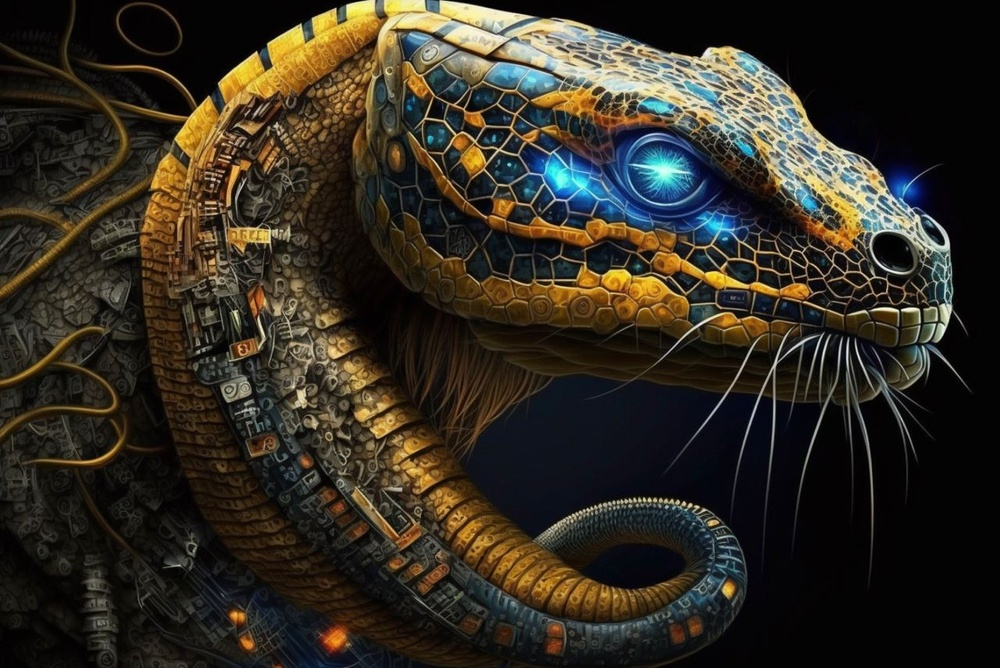
#> input picture chapter03/image1.jpg, 1000 x 668 px, shrunk from 1280 x 855 before the run, found by its file name
$ python secondary_sobel-sobel_combined.py   (older library calls are emulated)
#> lines starting #> are read from the running program, lines starting #| are printed output that depends on the picture
import cv2
import numpy as np

img = cv2.imread("C:/Users/dungv/Projects/Hand_On_Ml_Project_withOpenCV/chapter03/image1.jpg")
#> img is the input picture: shape (668, 1000, 3); mean B, G, R 33.9, 44.1, 49.4
img = cv2.cvtColor(img,cv2.COLOR_BGR2GRAY)
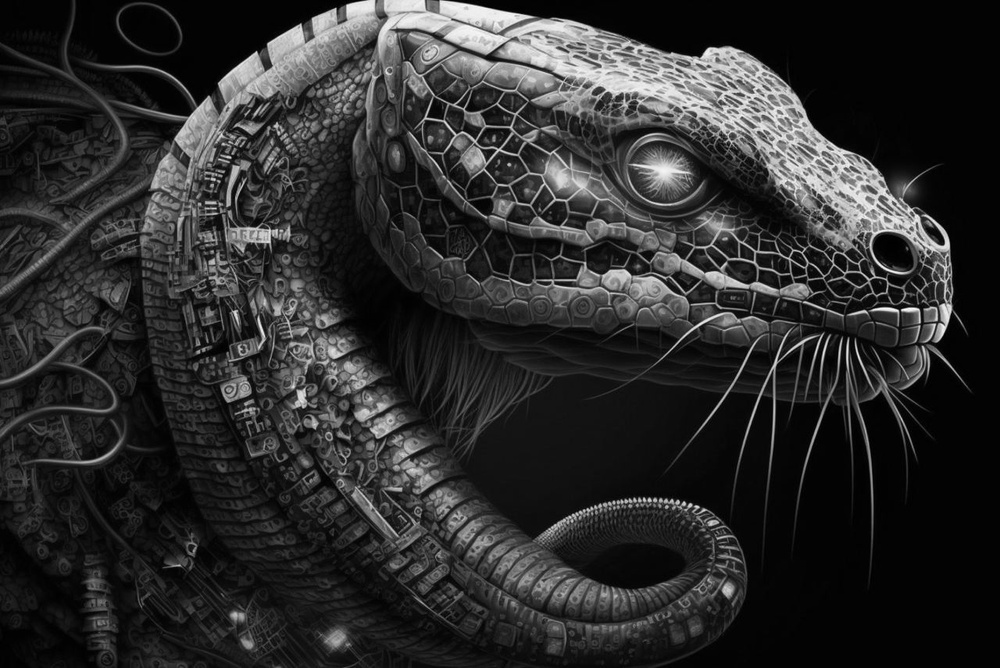
#> img: shape (668, 1000); min 0, max 253, mean 44.5

kernelx = np.array([[-2,0,1],[-1,0,2],[-2,0,1]])
kernely = np.array([[-1,-2,-1],[0,0,0],[1,1,1]])
kernel = np.ones((2, 2) )/ 8
sobel = cv2.filter2D(img,cv2.CV_64F,kernel)
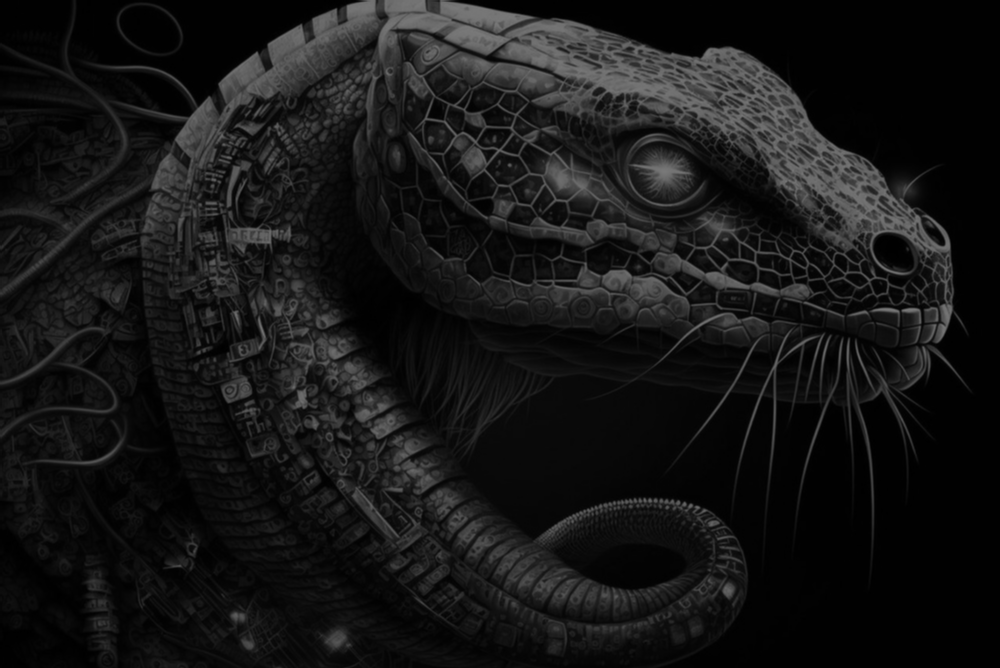
#> sobel: shape (668, 1000) float64; min 0, max 121.8, mean 22.3

sobelx = cv2.filter2D(img,cv2.CV_64F,kernelx)
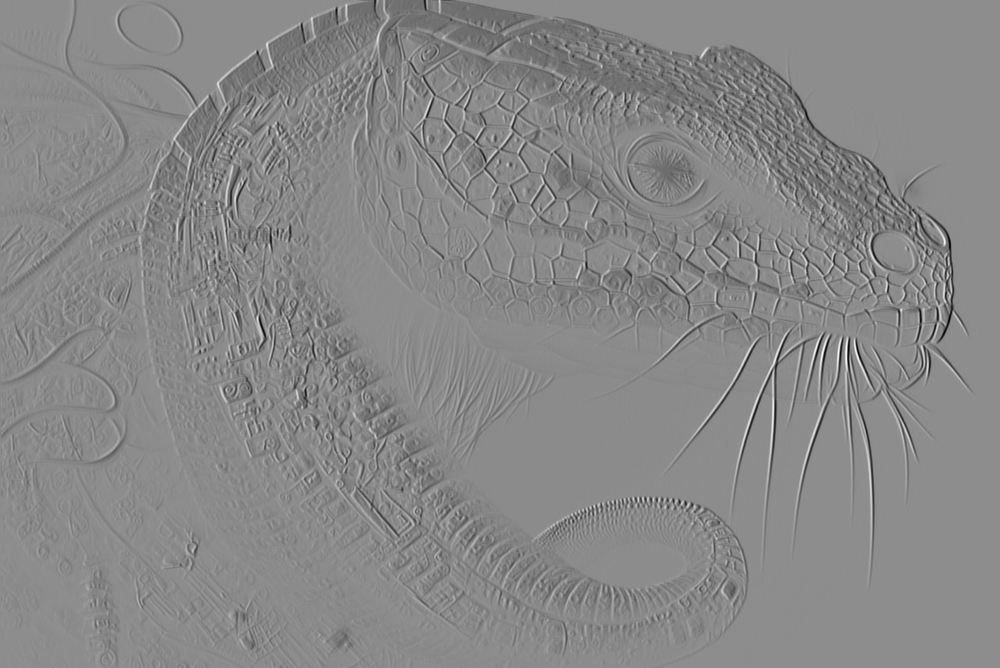
#> sobelx: shape (668, 1000) float64; min -1083, max 865, mean -44.7; drawn with min black and max white

sobely = cv2.filter2D(sobel,cv2.CV_64F,kernely)
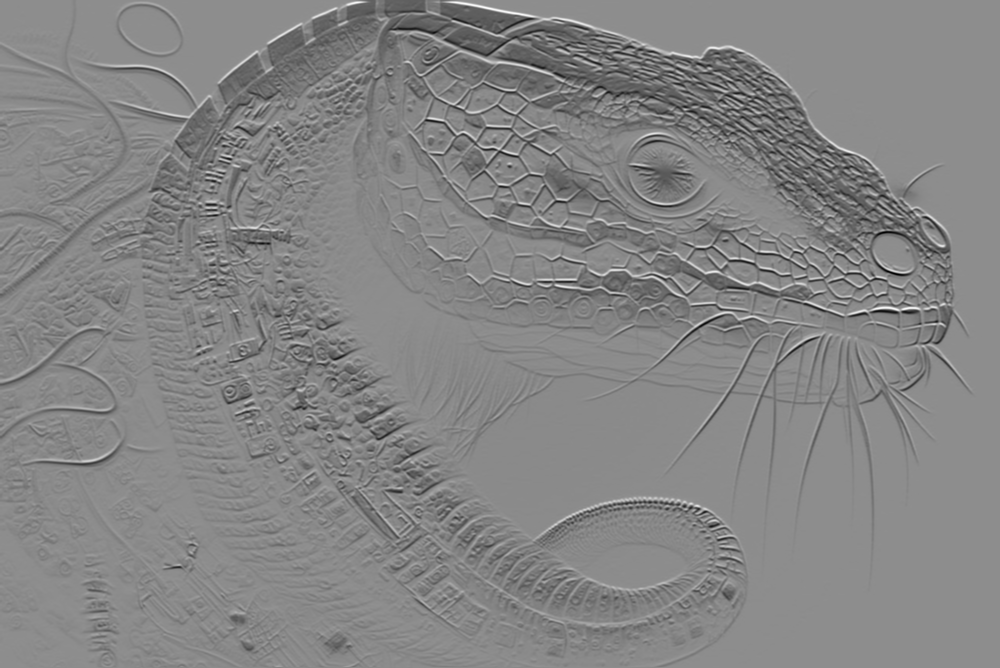
#> sobely: shape (668, 1000) float64; min -355.6, max 282.8, mean -22.3; drawn with min black and max white


main_sobel1 = np.sqrt(sobel**2 + sobelx**2)
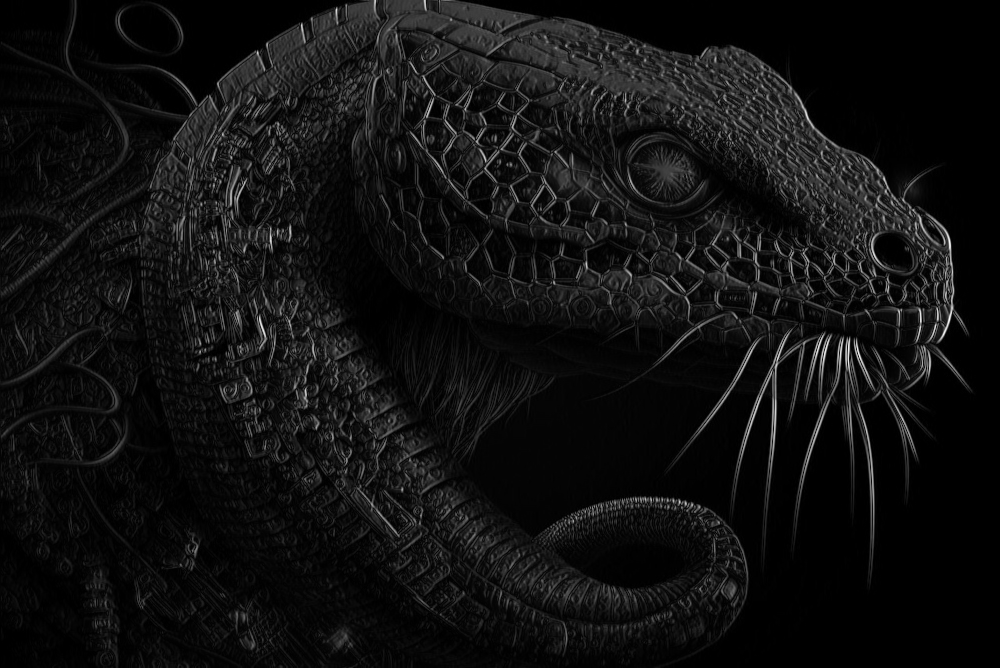
#> main_sobel1: shape (668, 1000) float64; min 0.25, max 1087.3, mean 73.6; drawn with min black and max white
main_sobel2 = np.sqrt(sobel**2 + sobely**2)

main_sobel1 = cv2.convertScaleAbs(main_sobel1)
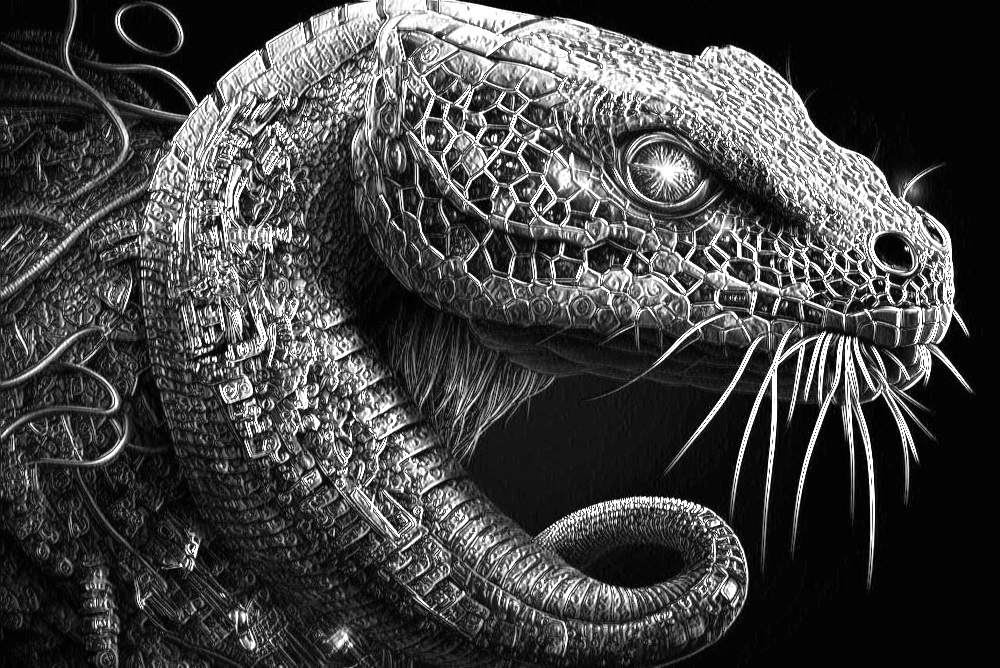
#> main_sobel1: shape (668, 1000); min 0, max 255, mean 66.6
main_sobel2 = cv2.convertScaleAbs(main_sobel2)
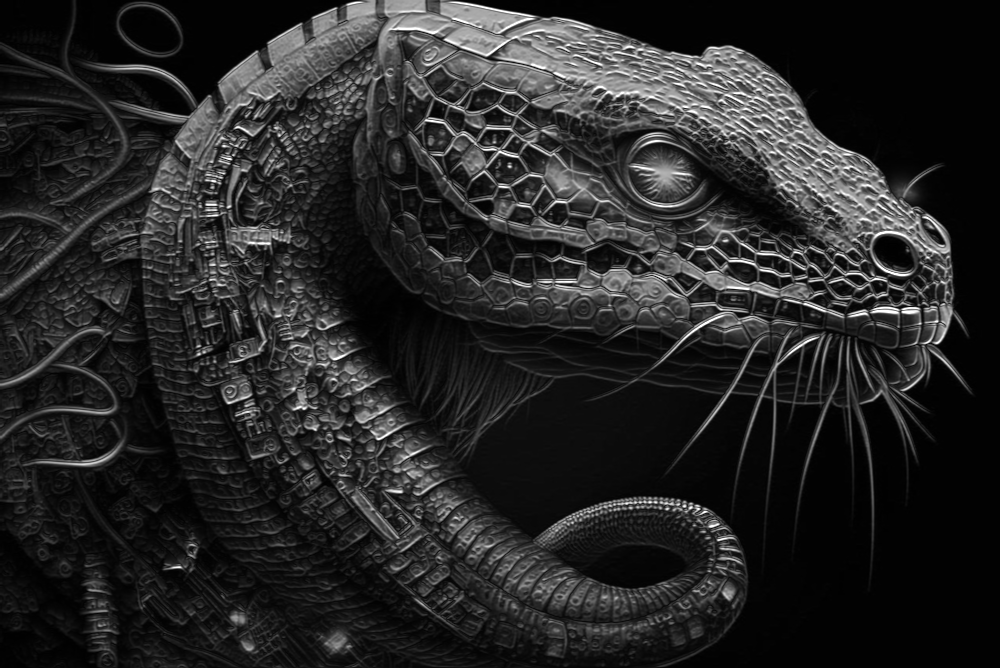
#> main_sobel2: shape (668, 1000); min 0, max 255, mean 38.5

cv2.imshow("main_sobel",main_sobel1)
cv2.imshow("sobel_combined",main_sobel2)

cv2.waitKey()
cv2.destroyAllWindows()
